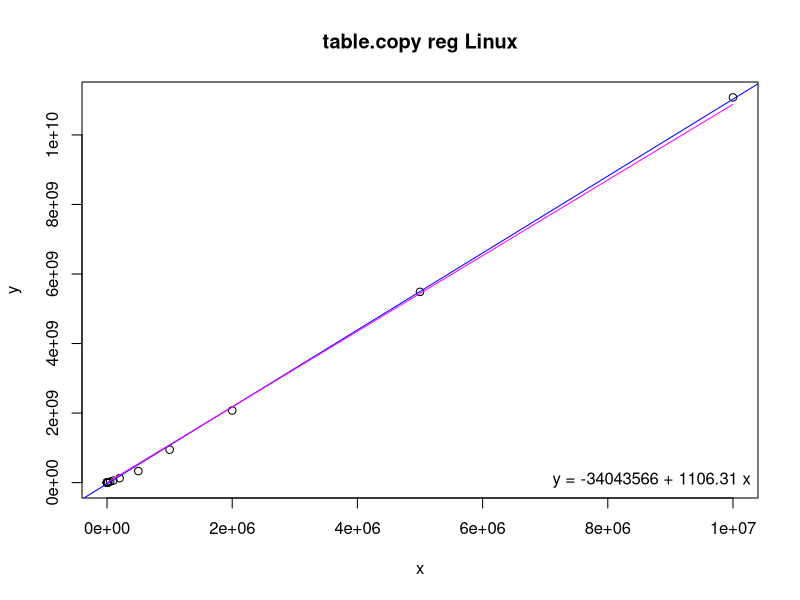
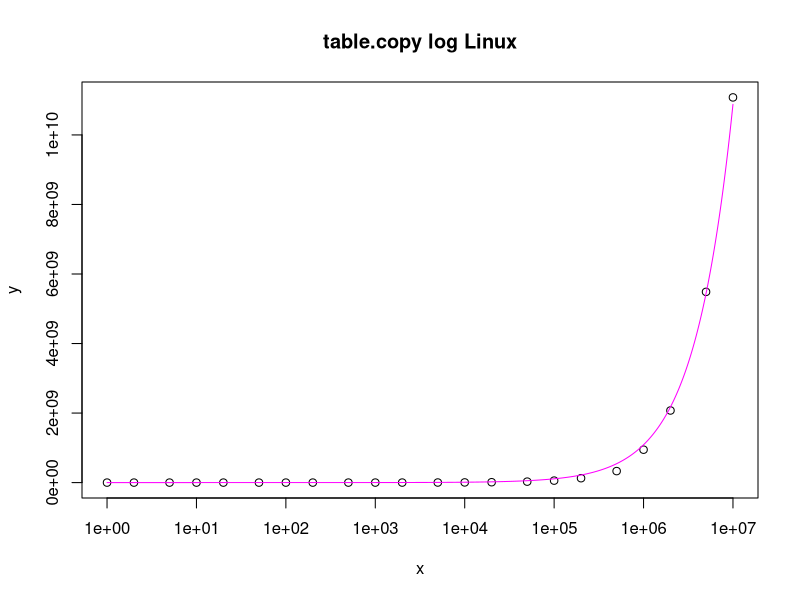

Generate these figures, in order, with R:
# Input data
x <- c(1,2,5,10,20,50,100,200,500,1000,2000,5000,10000,20000,50000,100000,200000,500000,1000000,2000000,5000000,9999999)
y <- c(99013,99764,102730,106230,120070,117080,129200,156840,247650,421560,894890,2357600,5056900,10817000,27778000,57067000,126240000,330740000,946480000,2074000000,5485900000,11079000000)

# Linear regression
model <- lm(y ~ x)
coefs <- coef(model)

# Print regression coefficients
print(coefs)

# Estimating function
fe <- function(x) {
  70000 + (((x + 32 - 1) / 32) * 34816)
}

# Estimated values
xe <- seq(1, 9999999, by = 1000)
ye <- fe(xe)

png("table-copy-reg.png")
plot(x, y, main = "table.copy reg Linux")
abline(model, col = "blue")
lines(xe, ye, col = "magenta")
legend("bottomright", legend = sprintf("y = %.0f + %.2f x", coefs[1], coefs[2]), bty = "n")

png("table-copy-log.png")
plot(x, y, log = "x", main = "table.copy log Linux")
lines(xe, ye, col = "magenta")
